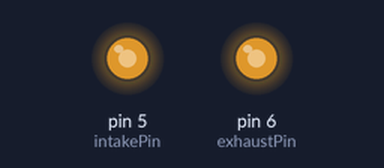
Recording of a sketch running on a simulated Arduino Uno, built with avr-gcc and run on an emulated ATmega328P. On the bench: output pins drawn as LEDs (lit = HIGH).

Above: at 0.1 s.
Timing chart, 0 to 1.6 s (numbered marks = the images above):
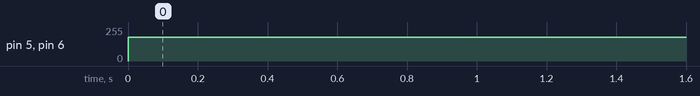

The sketch:

Fans.ino
```cpp
#define intakePin 5
#define exhaustPin 6

void setup() {
  pinMode(intakePin, OUTPUT);
  pinMode(exhaustPin, OUTPUT);

}

void loop() {
  //speed must be a number between 0 and 255
  int speed = 180;
  analogWrite(intakePin, speed);
  analogWrite(exhaustPin, speed);

}
```

Measured:
- by itself, pin 5 (intakePin), pin 6 (exhaustPin): 0/255 → 180/255 at 0.00 s
